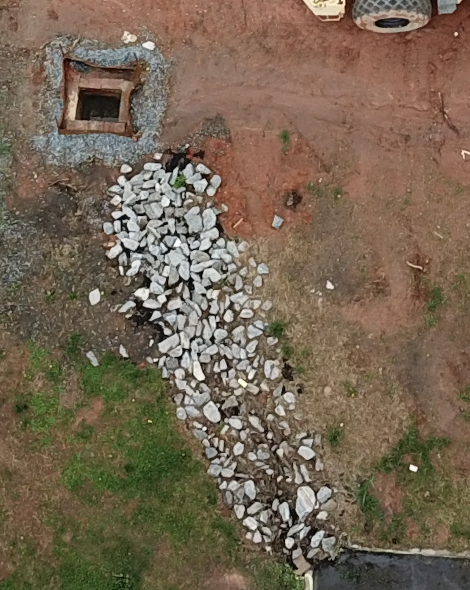
#> input picture drone-images/DJI_0554_zoomed_hazard_1.png, 939 x 1179 px, found by its file name (shown at 1/2 size); its folder holds only this picture in this run
$ python tinkertry.py
#> lines starting #> are read from the running program, lines starting #| are printed output that depends on the picture
#> the answer given: ../drone-images/DJI_0554_zoomed_hazard_1.png
### src/grid_and_grayscale.py
from PIL import Image, ImageDraw

class DefineGrayScale:
    '''
    DefineGrayscale opens a given image and converts into an 16-bit grayscale image that can be used across the program. The process_image
    method converts the image into an 8-bit grayscale image with grids drawn directly on the image to make identifying potential hazards
    easier. Converted images are saved in the 'grayscale_drone_images' folder as .JPG files.

    Authors:
        Hermann Ndeh
        Misk Hussain
        Sharon Gilman
    '''

    def __init__(self, image_path, grayscale_path, grid_size=(20, 20)):
        '''
        Intialize the class with the specified image path, grayscale path, and grid size.

        Parameters:
            image_path (string): The path to the raw image.
            grayscale_path (string): The path to the grayscale image.
            grid_size (tuple): (width, height) of the entire grid area.
        '''

        self.image_path = image_path
        self.grayscale_path = grayscale_path
        self.grid_size = grid_size

    def process_image(self):
        '''
        Processes an image first into an 8-bit grayscale image, displays the grid directly on the image, and saves the final image into a
        16-bit grayscale to the specified file path.
        '''

        # Open the image directly as an 8-bit grayscale (L) image for easier manipulation
        image = Image.open(self.image_path).convert('L')
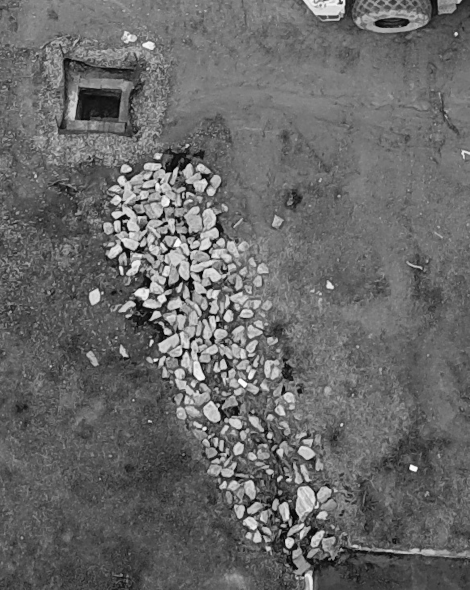
#> image: PIL image 939x1179 L (shown at 1/2 size); min 0, max 255, mean 104.4
        width, height = image.size
#> width = 939; height = 1179

        # Calculate cell width and height based on the grid size
        cell_width = width // self.grid_size[1]
#> cell_width = 46
        cell_height = height // self.grid_size[0]
#> cell_height = 58

        # Draw grid lines directly onto the grayscale image
        draw = ImageDraw.Draw(image)
        for i in range(1, self.grid_size[0]):
            y = i * cell_height
            draw.line([(0, y), (width, y)], fill=0)

        for i in range(1, self.grid_size[1]):
            x = i * cell_width
            draw.line([(x, 0), (x, height)], fill=0)

        # Save the image as 16-bit grayscale to the output path
        final_image = image.convert('I;16')
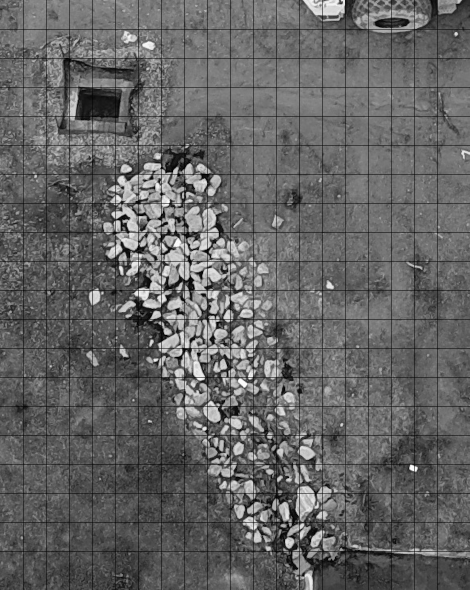
#> final_image: PIL image 939x1179 I;16 (shown at 1/2 size); min 0, max 255, mean 100.6
        final_image.save(self.grayscale_path)

### src/red_hazards.py
from PIL import Image, ImageDraw
import numpy as np

class IdentifyHazards:
    '''
    IdentifyHazards processes a grayscale image and identifies potential areas where a hazard may be on a construction site.

    Authors:
        Hermann Ndeh
        Misk Hussain
        Sharon Gilman
    '''

    def __init__(self, image_path, potential_hazards_path, grid_size, min_threshold=0, max_threshold=65535):
        '''
        Initialize the class with the provided image paths to the raw image and the path to the folder where the processed image will be
        saved to. Sets the minimum and maximum thresholds for identifying potential hazards.

        Parameters:
            image_path (string): The path to the raw image.
            potential_hazards_path (string): The path to the image with identified potential hazards.
            grid_size (tuple): The size of the grid.
            min_threshold (int): The minimum threshold to identify potential hazards.
            max_threshold (int): The maximum threshold to identify potential hazards.
        '''

        self.image_path = image_path
        self.potential_hazards_path = potential_hazards_path
        self.grid_size = grid_size
        self.min_threshold = min_threshold
        self.max_threshold = max_threshold
        self.red_grid_count = 0  # Counter for red grids
        self.red_grids_cords = []  # Store info of red grids (label and center coordinates)
        self.red_grids = []


    def highlight_grids(self):
        '''
        Uses the 16-bit grayscale image to determine which grids are within the minimum threshold and maximum threshold.
        '''

        image = Image.open(self.image_path)
        gray_image = image.convert('I;16')
        grayscale_array = np.array(gray_image, dtype=np.float32) * (65535 / 255)

        height, width = grayscale_array.shape
#> height = 1179; width = 939
        cell_height = height // self.grid_size[0]
#> cell_height = 58
        cell_width = width // self.grid_size[1]
#> cell_width = 46

        rgb_image = gray_image.convert('RGB')
        draw = ImageDraw.Draw(rgb_image, 'RGBA')

        label = 1  # Starting label for grid numbering

        for row in range(self.grid_size[0]):
            for col in range(self.grid_size[1]):
                top = row * cell_height
                left = col * cell_width
                bottom = (row + 1) * cell_height
                right = (col + 1) * cell_width

                grid_cell = grayscale_array[top:bottom, left:right]

                std_value = np.std(grid_cell)

                if self.min_threshold <= std_value <= self.max_threshold:
                    # Highlight the original red grid
                    draw.rectangle([left, top, right, bottom], fill=(255, 0, 0, 30))
                    self.red_grid_count += 1  # Increment the counter for red grids

                    # Split the red grid into 8 smaller grids (2 rows x 4 columns)
                    small_cell_height = (bottom - top) // 4
                    small_cell_width = (right - left) // 4

                    for i in range(4):  # 2 rows for splitting
                        for j in range(4):  # 4 columns for splitting
                            small_top = top + i * small_cell_height
                            small_left = left + j * small_cell_width
                            small_bottom = small_top + small_cell_height
                            small_right = small_left + small_cell_width

                            # Draw the smaller red grid
                            draw.rectangle([small_left, small_top, small_right, small_bottom], outline="black")

                    center_x = (left + right) // 2
                    center_y = (top + bottom) // 2

                    self.red_grids_cords.append({"label": label, "center": (center_x, center_y)})
                    self.red_grids.append(label)
                    # label += 1  # Increment label for the original grid

                draw.text((left + 5, top + 5), str(label), fill="white")
                label += 1  # Increment label for the next grid
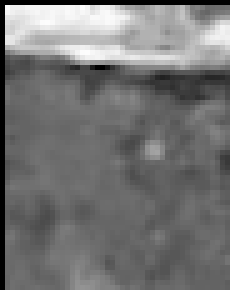
#> grid_cell: shape (58, 46) float32 (shown 5 times larger); min 0, max 43690, mean 19813.9; drawn with min black and max white
#> after the loop, label = 401; self.red_grid_count = 104; self.red_grids = 104 values from 14 to 394; self.red_grids_cords = 104 items

        rgb_image.save(self.potential_hazards_path)
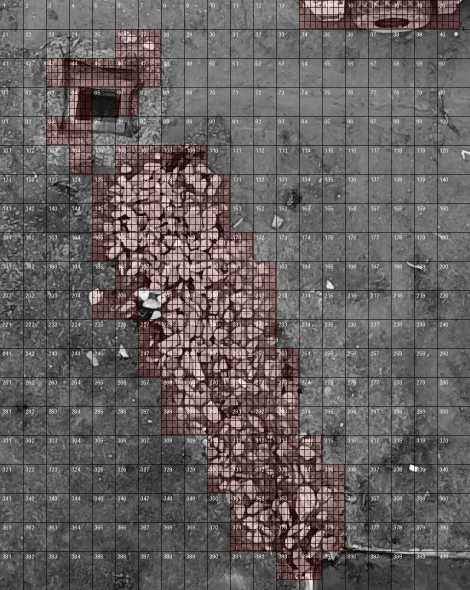
#> saved as DJI_0554_zoomed_hazard_1.png: PIL image 939x1179 RGB (shown at 1/2 size); mean R, G, B 101.8, 95.6, 95.6

    # [29 lines left out: functions count_red_grids, grid_info, red_grids_lists, not called in this run]


### src/tinkertry.py
from grid_and_grayscale import DefineGrayScale
from red_hazards import IdentifyHazards
import os
import tkinter as tk
from tkinter import filedialog

def ensure_directory_exists(directory):
    if not os.path.exists(directory):
        os.makedirs(directory)

class ImageProcessor:
    '''
    ImageProcessor processes images from an image folder by converting them into a grayscale
    image and identifying potential hazards.

    Authors:
        Hermann Ndeh
        Misk Hussain
        Sharon Gilman
    '''

    def __init__(self, image_folder='drone-images', grayscale_folder='grayscale_drone_images', potential_hazards_folder='potential_hazards'):
        '''
        Initialize the class with the providied image folder, grayscale folder, and potential
        hazards folder.

        Parameters:
            image_folder (string): The path to the drone images.
            grayscale_folder (string): The path to save the processed grayscale images to.
            potential_hazards_folder (string): The path to save the processed images to. Images in this
                folder have highlighted red grids where potential hazards may reside.
        '''

        self.image_folder = image_folder
        self.grayscale_folder = grayscale_folder
        self.potential_hazards_folder = potential_hazards_folder
        ensure_directory_exists(self.grayscale_folder)
        ensure_directory_exists(self.potential_hazards_folder)

    def select_image(self):
        '''
        Prompts the user to select an image file.

        Returns:
            string: The file path to the selected image.
        '''

        root = tk.Tk()
        root.withdraw()  # Hide the main tkinter window
        file_path = filedialog.askopenfilename(
            initialdir=self.image_folder,
            title="Select an Image File",
            filetypes=(("Image files", "*.jpg;*.jpeg;*.png"), ("All files", "*.*"))
        )
        return file_path if file_path else None

    def process_image_files(self):
        '''
        Processes each file in the drone folder.
        '''

        for filename in os.listdir(self.image_folder):
            if filename.lower().endswith('.jpg'):
                self.process_image(filename)

    def process_image(self, filename):
        '''
        Processes the provided image. First converts the image to grayscale and then identifies
        potential hazards.

        Parameters:
            filename (string): The name of the image to process.
        '''

        image_path = os.path.join(self.image_folder, filename)
        grayscale_path = os.path.join(self.grayscale_folder, filename)
        potential_hazards_path = os.path.join(self.potential_hazards_folder, filename)

        # Process grayscale
        grayscale = DefineGrayScale(image_path, grayscale_path, grid_size=(20, 20))
        grayscale.process_image()

        # Identify hazards
        potential_hazards = IdentifyHazards(
            grayscale_path, potential_hazards_path,
            grid_size=(20, 20), min_threshold=10000, max_threshold=20000
        )
        potential_hazards.highlight_grids()

def main():
    processor = ImageProcessor()

    # Prompt user to select an image file
    selected_image = processor.select_image()
    if selected_image:
        # If an image was selected, process it individually
        filename = os.path.basename(selected_image)
        processor.process_image(filename)
    else:
        # Otherwise, process all images in the directory
        processor.process_image_files()

if __name__ == "__main__":
    main()
